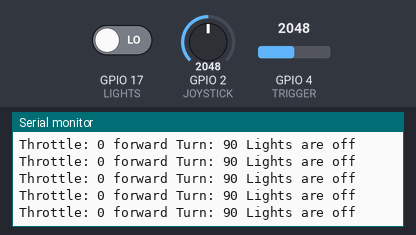
Bench run of a program on a simulated ESP32. Shown: the last lines printed to the serial monitor. The inputs (shaded band) are chosen by the test bench; at power-on: GPIO 4 (TRIGGER) = 2048, GPIO 17 (LIGHTS) LOW, GPIO 2 (JOYSTICK) = 2048. No radio packets arrive unless stated.

Above: at 1.2 s.
1.3 s: GPIO 4 (TRIGGER) set to 1956
At 1.41 s:
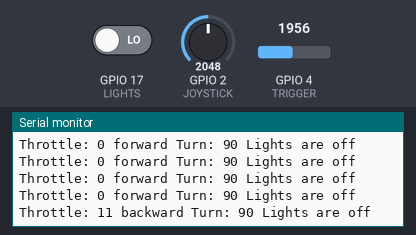
3.2 s: GPIO 17 (LIGHTS) driven HIGH
At 3.4 s:
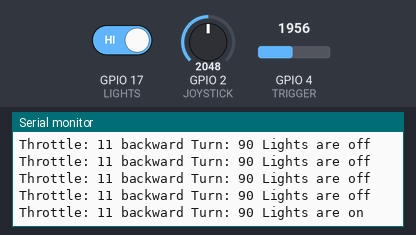
5.2 s: GPIO 4 (TRIGGER) set to 2047
At 5.28 s:
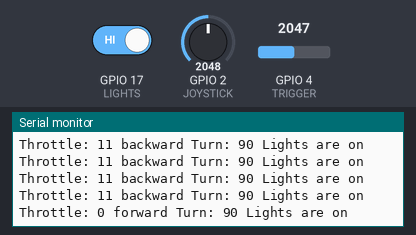
7.2 s: GPIO 2 (JOYSTICK) set to 2866
At 7.27 s:
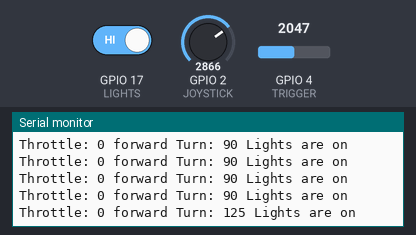
8.7 s: GPIO 2 (JOYSTICK) set to 3603
At 8.71 s:
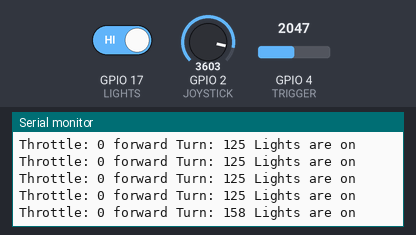
10.2 s: GPIO 17 (LIGHTS) driven LOW
At 10.36 s:
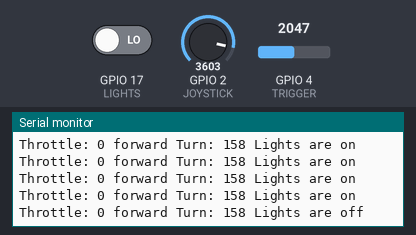
Timing chart, 0 to 12.7 s (numbered marks = the images above; inputs shaded):
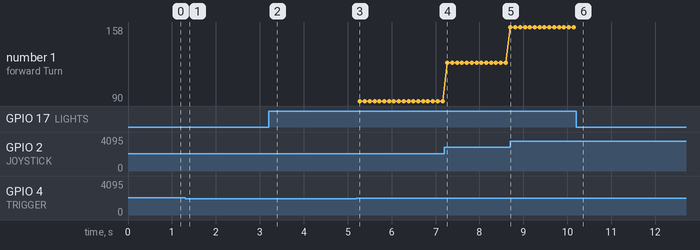

Measured:
- the behaviour switches between 2029 and 2028 on GPIO 4 (TRIGGER) (found by bisection; images 0 and 1)
- after the input at 1.3 s, the serial monitor: prints a new line at once (image 1)
- after the input at 3.2 s, the serial monitor: prints a new line after 0.09 s (image 2)
- after the input at 5.2 s, the serial monitor: prints a new line after 0.08 s (image 3)
- after the input at 7.2 s, the serial monitor: prints a new line after 0.07 s (image 4)
- after the input at 8.7 s, the serial monitor: prints a new line at once (image 5)
- after the input at 10.2 s, the serial monitor: prints a new line after 0.05 s (image 6)
- plotted number 1: 90 → 125 after the input at 7.2 s, 125 → 158 after the input at 8.7 s

The program:

main.cpp
```cpp
/*
 * Project to be uploaded to a RC controller
 * Created By David Reinhardt
 */

#include <Arduino.h>
#include <SPI.h>
#include <LoRa.h>
#include "params.h"
#include "Controller.h"

Controller control;

void setup() {

    Serial.begin(9600);

    pinMode(LED_BUILTIN, OUTPUT);
    digitalWrite(LED_BUILTIN, LOW);

    control = Controller();
    digitalWrite(LED_BUILTIN, HIGH);
}

void loop() {
    control.control();
    delay(50);
}
```

Comms.h
```cpp
#ifndef COMMS_H_
#define COMMS_H_

#include <Arduino.h>
#include <SPI.h>
#include <LoRa.h>

class Comms{
private:
    char fast[4];
    char angle[4];
    char ipAddress[16] = {'-', '-', '-', '-',
                          '-', '-', '-', '-',
                          '-', '-', '-', '-',
                          '-', '-', '-', '-'};
    int i = 0;

public:
    Comms();

    void sendSignal(int dir, int speed, int steer, int lights);

    bool checkComm();

    String getIPAddress();

};


#endif
```

Controller.h
```cpp
#ifndef CONTROLLER_H_
#define CONTROLLER_H_

#include <Arduino.h>
#include "params.h"
#include "Comms.h"
#include "Display.h"

class Controller{
private:
    int throttle;
    int steer;
    int lights;
    int dir;
    int throttleBias;
    int steerBias;
    int i;

    Comms radio;
    // TODO: implement screen code
    // Display screen;

    void throttleCalc();
    void steerCalc();
    void calibrate();

public:

    Controller();
    Controller(bool);

    void control();

};

#endif
```

Display.h
```cpp
#ifndef DISPLAY_H_
#define DISPLAY_H_

#include <Arduino.h>
#include <SPI.h>
#include <Wire.h>
#include <Adafruit_GFX.h>
#include <Adafruit_SSD1306.h>
#include "params.h"

class Display{
private:
    String ipAddress;

public:
    Display();

    void showIP(String ip);

};


#endif
```

params.h
```cpp
// RADIO
#define RAD_FREQ 433000000
#define RESET 5
#define NSS 15
#define DI00 13

// STEERING POT
#define JOYSTICK 2

// THROTTLE POT
#define TRIGGER 4

// LIGHT SWITCH
#define LIGHTS 17

// DISPLAY
#define SCREEN_WIDTH 128
#define SCREEN_HEIGHT 32
#define OLED_RESET -1
#define SCREEN_ADDRESS 0x3C 
```

Comms.cpp
```cpp
#include "Comms.h"
#include "params.h"

Comms::Comms(){
    LoRa.setTxPower(20);
    LoRa.setPins(NSS, RESET, DI00);
    if(!LoRa.begin(RAD_FREQ)){
        // Serial.println("LoRa initialization failed");
        digitalWrite(LED_BUILTIN, HIGH);
        while(1);
    }
    LoRa.setSyncWord(0x34);
}

void Comms::sendSignal(int dir, int speed, int steer, int lights){

    snprintf(fast, sizeof(fast), "%03d", speed);

    snprintf(angle, sizeof(angle), "%03d", steer);

    LoRa.beginPacket();
    LoRa.print(dir);
    LoRa.print(fast);
    LoRa.print(angle);
    LoRa.print(lights);
    LoRa.endPacket();
}

bool Comms::checkComm(){
    i = 0;
    int packetSize = LoRa.parsePacket();
    if (packetSize) {
        while(LoRa.available()){
            // GET THROTTLE DATA
            ipAddress[i] = (char)LoRa.read();
            ++i;
        }
        return false;
    }
    return true;
}

String Comms::getIPAddress(){
    return String(ipAddress);
}
```

Controller.cpp
```cpp
#include "Controller.h"

Controller::Controller(){
    pinMode(JOYSTICK, INPUT);
    pinMode(TRIGGER, INPUT);
    pinMode(LIGHTS, INPUT);
    throttle = 0;
    steer = 90;
    lights = 0;
    dir = 1;

    calibrate();

    radio = Comms();

    // // TEST
    // while(radio.checkComm());
    // screen.showIP(radio.getIPAddress());

}

void Controller::calibrate(){
    throttleBias = 0;
    steerBias = 0;

    for(i = 0; i < 10; ++i){
        throttleBias += analogRead(TRIGGER);
        steerBias += analogRead(JOYSTICK);
    }

    steerBias = steerBias / 10;
    throttleBias = throttleBias / 10;
}

void Controller::control(){
    throttleCalc();
    steerCalc();
    lights = digitalRead(LIGHTS);

    Serial.print("Throttle: ");
    Serial.print(throttle);
    Serial.print(dir ? " forward " : " backward ");
    Serial.print("Turn: ");
    Serial.print(steer);
    Serial.print(" Lights are ");
    Serial.println(lights ? "on" : "off");

    radio.sendSignal(dir, throttle, steer, lights);
}

void Controller::throttleCalc(){
    throttle = analogRead(TRIGGER);

    if(throttle > throttleBias - 20 && throttle < throttleBias + 20){
        dir = 1;
        throttle = 0;
    } else if(throttle < throttleBias){
        dir = 0;
        // TODO: increase 0 to whatever value starts to spin the motors
        throttle = map(throttle, throttleBias, 0, 0, 255);
    } else if(throttle > throttleBias){
        dir = 1;
        // TODO: increase 0 to whatever value starts to spin the motors
        throttle = map(throttle, throttleBias, 4095, 0, 255);
    }else{
        dir = 1;
        throttle = 0;
    }
}

void Controller::steerCalc(){
    steer = analogRead(JOYSTICK);

    if(steer < steerBias){
        steer = map(steer, 0, steerBias, 0, 90);
    }else{
        steer = map(steer, steerBias, 4095, 90, 180);
    }
}
```

Display.cpp
```cpp
#include "Display.h"

Adafruit_SSD1306 display(SCREEN_WIDTH, SCREEN_HEIGHT, &Wire, OLED_RESET);

Display::Display(){

    if (!display.begin(SSD1306_SWITCHCAPVCC, SCREEN_ADDRESS)) {
        while(1);
        // TODO: Turn on builtin led if fails
    }
    display.display();
    delay(2000);

    display.clearDisplay(); // Clear the display
    display.setTextSize(1); // Set text size
    display.setTextColor(WHITE); // Set text color
    display.setCursor(0, 0); // Set position to display
}

void Display::showIP(String ip){
    display.println(ip);
    display.display();
}
```
